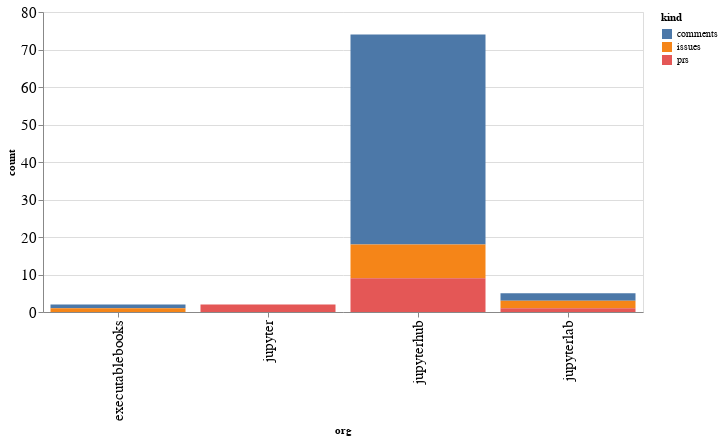

Here is the notebook cell this chart was saved with:
### Code cell
alt.Chart(org_summaries, width=600).mark_bar().encode(
    x='org',
    y='count',
    color='kind',
    tooltip="org"
)

### Figure 1 — Vega-Lite specification as saved in the notebook (floating-point values rounded to 4 significant figures)
{"config": {"axisLeft": {"labelFontSize": 15}, "axisBottom": {"labelFontSize": 15}}, "data": {"name": "data-9492d9fb0c53cb49091254bd1c2e0fa3"}, "mark": "bar", "encoding": {"color": {"type": "nominal", "field": "kind"}, "tooltip": {"type": "nominal", "field": "org"}, "x": {"type": "nominal", "field": "org"}, "y": {"type": "quantitative", "field": "count"}}, "width": 600, "$schema": "https://vega.github.io/schema/vega-lite/v4.8.1.json", "datasets": {"data-9492d9fb0c53cb49091254bd1c2e0fa3": [{"org": "executablebooks", "kind": "comments", "count": 1}, {"org": "executablebooks", "kind": "issues", "count": 1}, {"org": "jupyter", "kind": "prs", "count": 2}, {"org": "jupyterhub", "kind": "comments", "count": 56}, {"org": "jupyterhub", "kind": "issues", "count": 9}, {"org": "jupyterhub", "kind": "prs", "count": 9}, {"org": "jupyterlab", "kind": "comments", "count": 2}, {"org": "jupyterlab", "kind": "issues", "count": 2}, {"org": "jupyterlab", "kind": "prs", "count": 1}]}}
